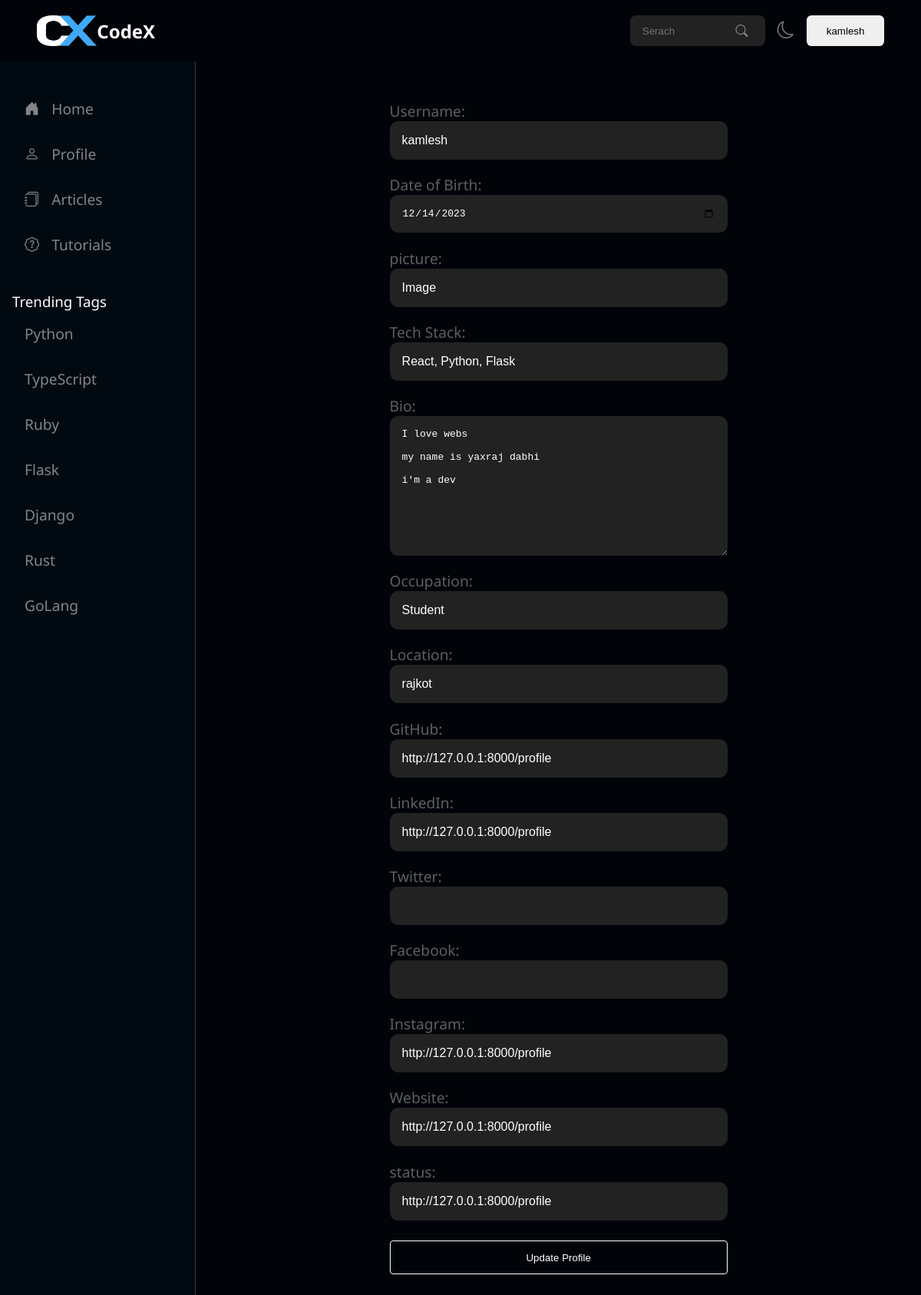
The app's page /profile (signed in), older data.
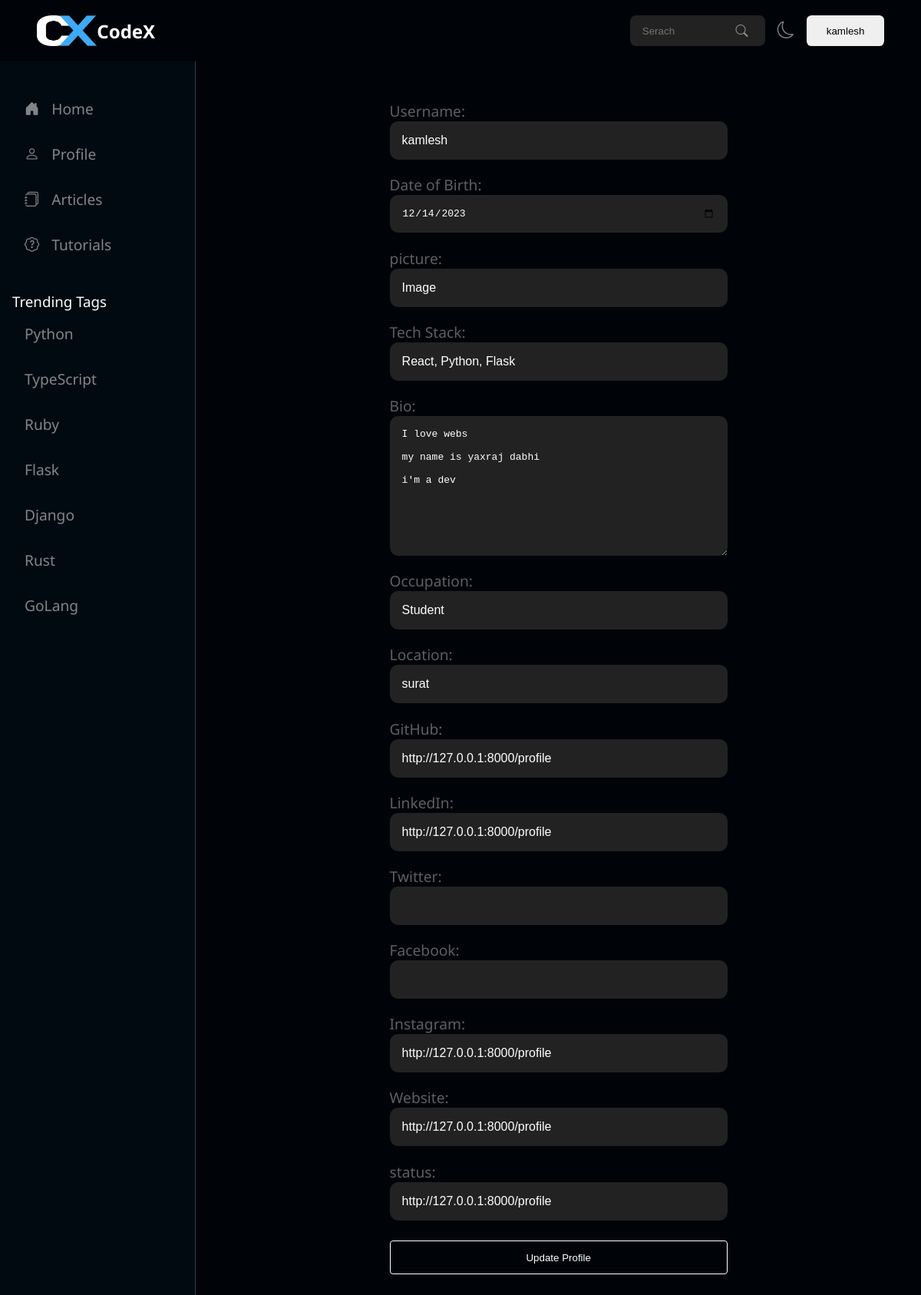
The same page, newer data.
### app.py (models this page shows)
class User(UserMixin, db.Model):
    id = db.Column(db.Integer, primary_key=True)
    username = db.Column(db.String(30), unique=True)
    email = db.Column(db.String(50), unique=True)
    password = db.Column(db.String(80))
    dob = db.Column(db.Integer)
    tech_stack = db.Column(db.String(80))
    bio = db.Column(db.Text(500))
    occupation = db.Column(db.String(80))
    location = db.Column(db.String(80))
    profile_pic = db.Column(db.String(80))
    github = db.Column(db.String(80))
    linkedin = db.Column(db.String(80))
    twitter = db.Column(db.String(80))
    facebook = db.Column(db.String(80))
    instagram = db.Column(db.String(80))
    website = db.Column(db.String(80))
    created_at = db.Column(db.DateTime, default=datetime.utcnow)
    status = db.Column(db.String(80), default='active')

### app.py (the view)
@app.route('/profile', methods=['POST', 'GET'])
@login_required
def show_profile():
    user_id = current_user.id
    user = User.query.get(user_id)
    if user:
        return render_template('profile.html', user=user)
    else:
        return "User not found", 404

### app.py (called while the page is built)
@login_manager.user_loader
def load_user(user_id):
    return User.query.get(int(user_id))

### templates/profile.html
{% extends "base.html" %} {% block title %}Profile{% endblock %} {% block
bodyblock %}
<div class="wrapper">
  {% include 'sidebar.html' %}
  <div class="profile-div-main">
    <form method="POST" action="/update_profile">
      <label for="username">Username:</label>
      <input
        type="text"
        id="username"
        name="username"
        value="{{ user.username }}"
      />
      <label for="dob">Date of Birth:</label>
      <input type="date" id="dob" name="dob" value="{{ user.dob }}" />
      <label for="profile_pic">picture:</label>
      <input
        type="text"
        id="profile_pic"
        name="profile_pic"
        value="{{ user.profile_pic }}"
      />
      <label for="tech_stack">Tech Stack:</label>
      <input
        type="text"
        id="tech_stack"
        name="tech_stack"
        value="{{ user.tech_stack }}"
      />
      <label for="bio">Bio:</label>
      <textarea id="bio" rows="10" name="bio">{{ user.bio }}</textarea>
      <label for="occupation">Occupation:</label>
      <input
        type="text"
        id="occupation"
        name="occupation"
        value="{{ user.occupation }}"
      />
      <label for="location">Location:</label>
      <input
        type="text"
        id="location"
        name="location"
        value="{{ user.location }}"
      />
      <label for="github">GitHub:</label>
      <input type="url" id="github" name="github" value="{{ user.github }}" />
      <label for="linkedin">LinkedIn:</label>
      <input
        type="url"
        id="linkedin"
        name="linkedin"
        value="{{ user.linkedin }}"
      />
      <label for="twitter">Twitter:</label>
      <input
        type="url"
        id="twitter"
        name="twitter"
        value="{{ user.twitter }}"
      />
      <label for="facebook">Facebook:</label>
      <input
        type="url"
        id="facebook"
        name="facebook"
        value="{{ user.facebook }}"
      />
      <label for="instagram">Instagram:</label>
      <input
        type="url"
        id="instagram"
        name="instagram"
        value="{{ user.instagram }}"
      />
      <label for="website">Website:</label>
      <input
        type="url"
        id="website"
        name="website"
        value="{{ user.website }}"
      />
      <label for="status">status:</label>
      <input type="text" id="status" name="status" value="{{ user.status }}" />
      <input type="submit" value="Update Profile" />
    </form>
  </div>
</div>
{% endblock bodyblock %}

### templates/base.html (shortened to what this page needs)
<!DOCTYPE html>
<html lang="en">
  <head>
    <link rel="stylesheet" href="../static/styles/style.css" />
    <link
      rel="stylesheet"
      href="https://cdn.jsdelivr.net/npm/bootstrap-icons@1.11.2/font/bootstrap-icons.min.css"
    />
  </head>
  <body>
    <div class="navbar">
      <div class="left">
        <div class="logo">
            <img src="../static/images/logo.png" alt="">
            <h2 style="color: #fff;">CodeX</h2>
        </div>
      </div>
      <div class="right">
        <div class="search">
          <input type="text" placeholder="Serach" /><i class="bi bi-search"></i>
        </div>
        <div class="buttons">
          <button class="theme-btn"><i class="bi bi-moon"></i></button>
          <button class="login-btn"> {% if current_user.is_authenticated %}
            {{ session.username }}</a>
        {% else %}
            <a style="text-decoration: none; color: #000;;" href="/login">Sign In</a>
        {% endif %}</button>
        </div>
      </div>
    </div>
    {% block bodyblock %} {% endblock bodyblock %}
  </body>
</html>

Row changes from the older to the newer data that the page shows:
changed User "kamlesh": location "rajkot" → "surat"
